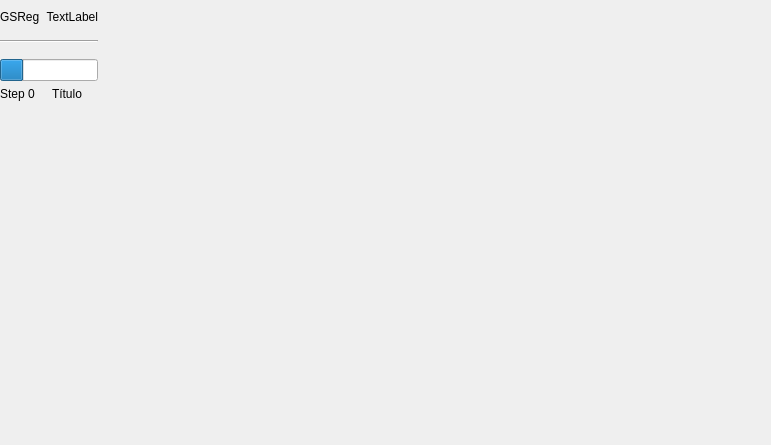
<?xml version="1.0" encoding="UTF-8"?>
<ui version="4.0">
 <class>wrapper_widget</class>
 <widget class="QWidget" name="wrapper_widget">
  <property name="geometry">
   <rect>
    <x>0</x>
    <y>0</y>
    <width>771</width>
    <height>445</height>
   </rect>
  </property>
  <property name="windowTitle">
   <string>Form</string>
  </property>
  <widget class="QWidget" name="main_widget" native="true">
   <property name="geometry">
    <rect>
     <x>0</x>
     <y>0</y>
     <width>670</width>
     <height>451</height>
    </rect>
   </property>
   <widget class="QWidget" name="verticalLayoutWidget">
    <property name="geometry">
     <rect>
      <x>0</x>
      <y>0</y>
      <width>671</width>
      <height>421</height>
     </rect>
    </property>
    <layout class="QVBoxLayout" name="wrapper_layout">
     <property name="sizeConstraint">
      <enum>QLayout::SetFixedSize</enum>
     </property>
     <property name="leftMargin">
      <number>0</number>
     </property>
     <property name="topMargin">
      <number>10</number>
     </property>
     <property name="rightMargin">
      <number>0</number>
     </property>
     <property name="bottomMargin">
      <number>10</number>
     </property>
     <item>
      <layout class="QHBoxLayout" name="logotype_layout">
       <property name="sizeConstraint">
        <enum>QLayout::SetFixedSize</enum>
       </property>
       <item>
        <widget class="QLabel" name="gsreg_logotype">
         <property name="text">
          <string>GSReg</string>
         </property>
        </widget>
       </item>
       <item>
        <widget class="QLabel" name="julia_logotype">
         <property name="layoutDirection">
          <enum>Qt::RightToLeft</enum>
         </property>
         <property name="text">
          <string>TextLabel</string>
         </property>
         <property name="alignment">
          <set>Qt::AlignRight|Qt::AlignTrailing|Qt::AlignVCenter</set>
         </property>
        </widget>
       </item>
      </layout>
     </item>
     <item>
      <layout class="QVBoxLayout" name="line_layout">
       <property name="topMargin">
        <number>10</number>
       </property>
       <property name="rightMargin">
        <number>0</number>
       </property>
       <property name="bottomMargin">
        <number>10</number>
       </property>
       <item>
        <widget class="Line" name="header_line">
         <property name="orientation">
          <enum>Qt::Horizontal</enum>
         </property>
        </widget>
       </item>
      </layout>
     </item>
     <item>
      <layout class="QVBoxLayout" name="progress_bar_layout">
       <item>
        <widget class="QProgressBar" name="progress_bar">
         <property name="value">
          <number>24</number>
         </property>
         <property name="textVisible">
          <bool>false</bool>
         </property>
        </widget>
       </item>
      </layout>
     </item>
     <item>
      <layout class="QHBoxLayout" name="title_layout">
       <item>
        <widget class="QLabel" name="step_label">
         <property name="text">
          <string>Step 0</string>
         </property>
        </widget>
       </item>
       <item>
        <widget class="QLabel" name="title_label">
         <property name="text">
          <string>Título </string>
         </property>
        </widget>
       </item>
      </layout>
     </item>
     <item>
      <layout class="QHBoxLayout" name="main_layout"/>
     </item>
    </layout>
   </widget>
  </widget>
 </widget>
 <resources/>
 <connections/>
</ui>
